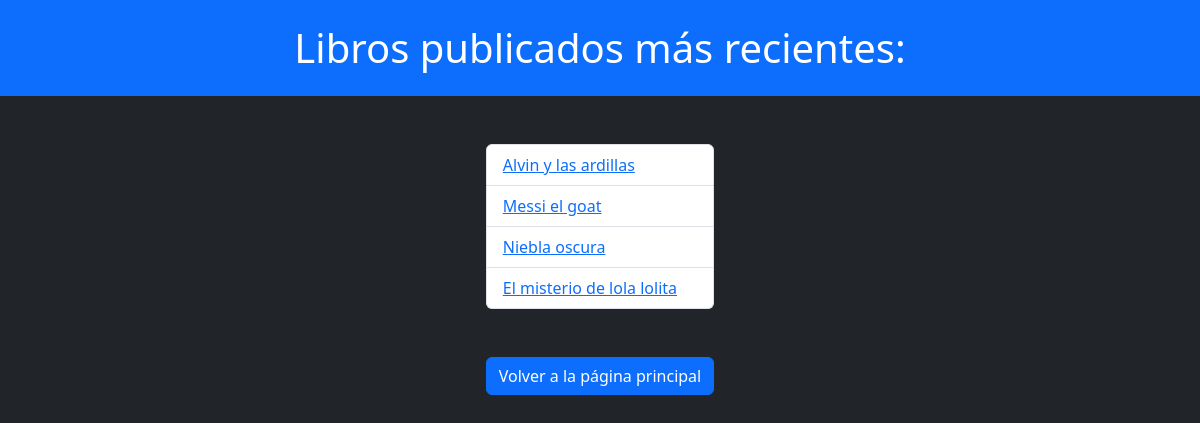
/books/recientes/, run on an earlier commit of the app's database.
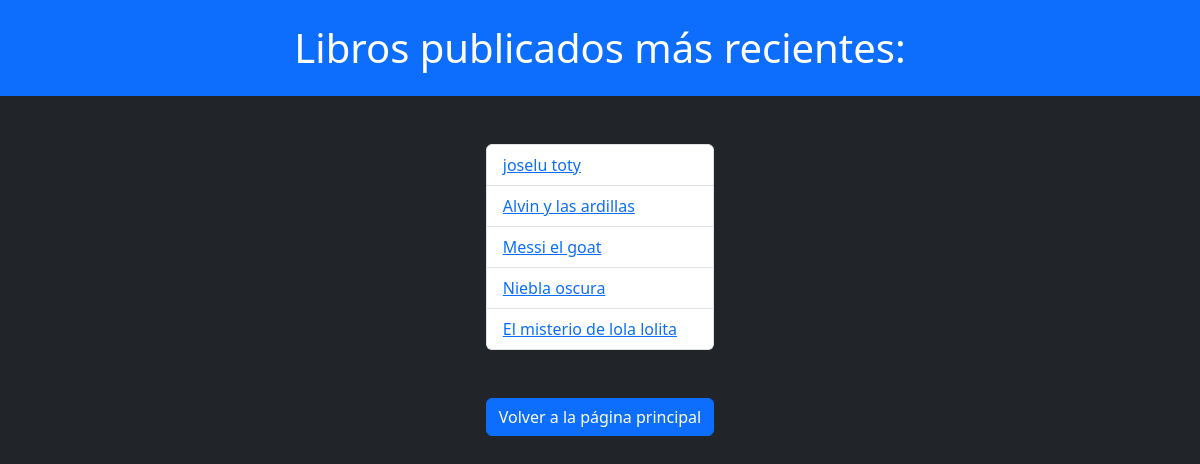
And on a later commit of the database.
### books/models.py (models this page shows, shortened)
class Book(models.Model):
    title = models.CharField(max_length=50)
    authors = models.ForeignKey(Author, on_delete=models.CASCADE)
    genre = models.ForeignKey('Genre', on_delete=models.CASCADE)
    publish_date = models.DateTimeField()
    sumary = models.TextField()

### books/views.py (the view)
# urls.py: path("recientes/", views.recientes, name='recientes'),
def recientes(request):
    libros = Book.objects.order_by("-publish_date")[:5]
    return render(request, template_name="books/recientes.html", context={"libros": libros})

### books/templates/books/recientes.html (shortened to what this page needs)
<!DOCTYPE html>
<html lang="en">
<head>
    <link href="https://cdn.jsdelivr.net/npm/bootstrap@5.3.3/dist/css/bootstrap.min.css" rel="stylesheet">
</head>
<body class="text-bg-dark">
    <h1 class="container-fluid text-center text-bg-primary p-4">Libros publicados más recientes:</h1>
    <div class="d-grid mt-5 justify-content-center">
        {% if libros %}
        <ul class="list-group">
            {% for libro in libros %}
                <li class="list-group-item"><a href="{% url 'books:detail' libro.id %}">{{ libro.title }}</a></li>
            {% endfor %}
        </ul>
        {% else %}
        <p style="color: red">No hay libros por mostrar. </p>
        {% endif %}
    <a class="mt-5" href="{% url 'books:index' %}"><button class="btn btn-primary" type="button">Volver a la página principal</button></a>
</div>
</body>
</html>

What changed in the data, as far as the page shows it:
added Book: title "joselu toty"
